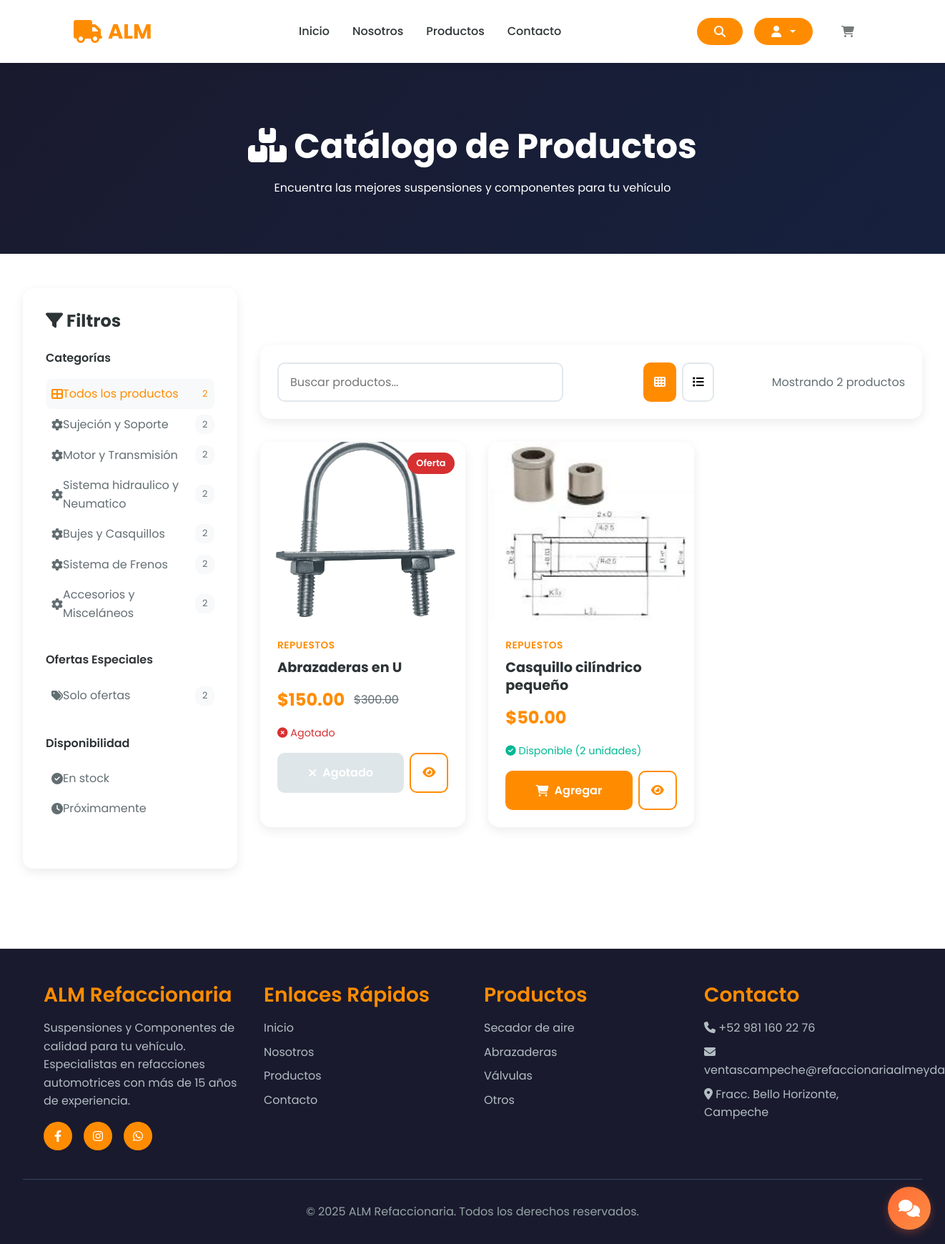
The app's page /tienda/, older data.
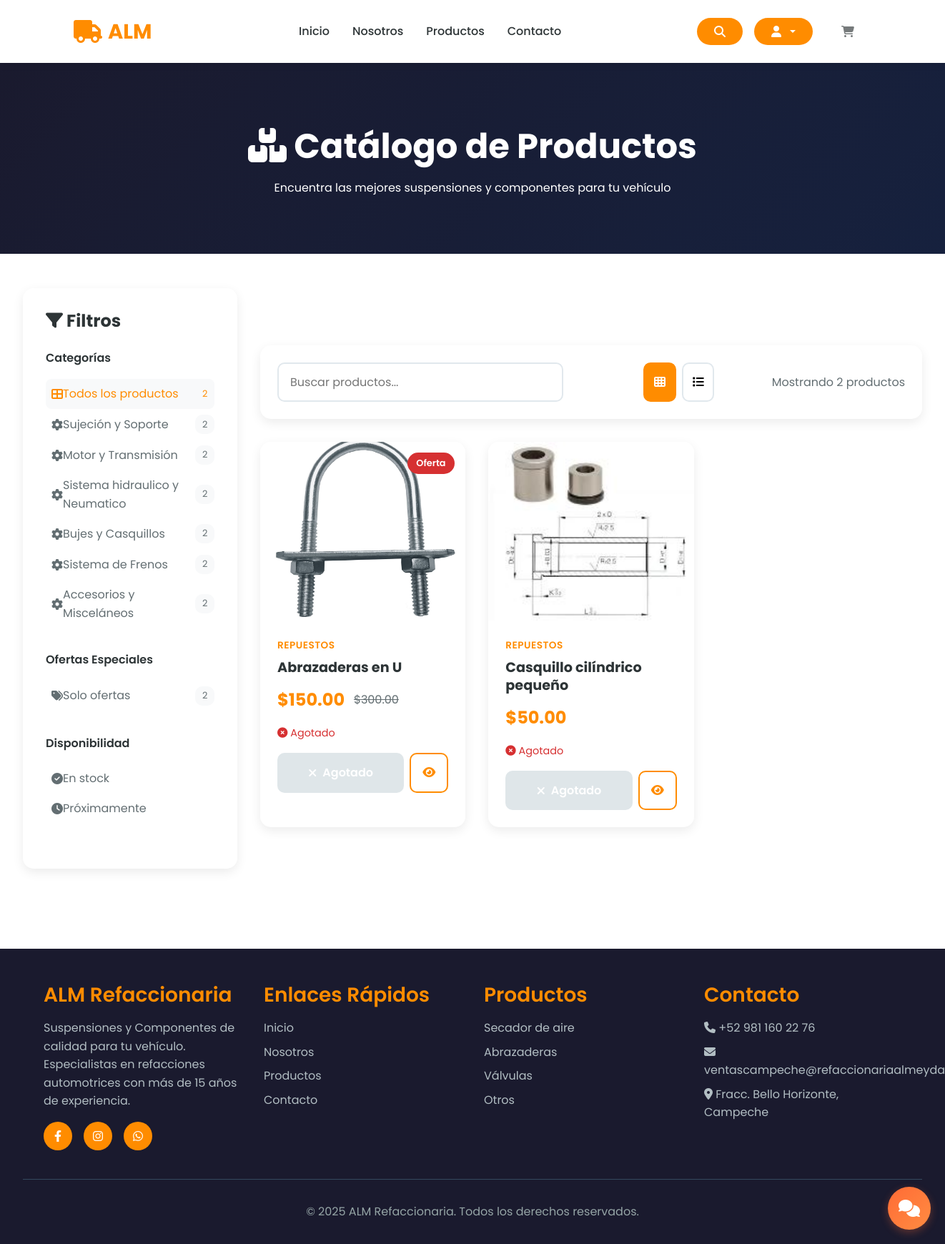
The same page, newer data.
### store/models.py (models this page shows, shortened)
class Product(models.Model):
    CATEGORY_CHOICES = [
        ('Sujeción y Soporte', 'Sujeción y Soporte'),
        ('Motor y Transmisión', 'Motor y Transmisión'),
        ('Sistema hidraulico y Neumatico', 'Sistema hidraulico y Neumatico'),
        ('Bujes y Casquillos', 'Bujes y Casquillos'),
        ('Sistema de Frenos', 'Sistema de Frenos'),
        ('Accesorios y Misceláneos', 'Accesorios y Misceláneos'),
    ]
    MATERIAL_CHOICES = [
        ('Acero', 'Acero'),
        ('Hierro fundido', 'Hierro fundido'),
        ('Bronce / Latón', 'Bronce / Latón'),
        ('Aluminio', 'Aluminio'),
        ('Goma / Poliuretano', 'Goma / Poliuretano'),
        ('Otro', 'Otro'),
    ]
    PROVEEDOR_CHOICES = [
        ('Productos Almeyda', 'Productos Almeyda'),
    ]
    proveedor = models.CharField(max_length=100, choices=PROVEEDOR_CHOICES)
    seller = models.ForeignKey(User, on_delete=models.CASCADE)
    name = models.CharField(max_length=200)
    description = models.TextField(max_length=1000, null=True, blank=True)
    price = models.FloatField()
    offer_price = models.FloatField(null=True, blank=True)
    offer = models.BooleanField(default=False)
    quantity = models.IntegerField()
    category = models.CharField(max_length=50, choices=CATEGORY_CHOICES)
    height_cm = models.FloatField()
    width_cm = models.FloatField()
    material = models.CharField(max_length=50, choices=MATERIAL_CHOICES)
    likes = models.ManyToManyField(User, related_name='liked_products', blank=True)
    date_of_delivery = models.DateField(null=True, blank=True)
    image = models.ImageField(null=True, blank=False)
    imageuno = models.ImageField(null=True, blank=False)
    imagedos = models.ImageField(null=True, blank=False)
    imagetres = models.ImageField(null=True, blank=False)
    @property
    def imageURL(self):
        try:
            url = self.image.url
        except:
            url = ''
        return url

### store/views.py (the view)
# urls.py: path('', include('store.urls')),
def store(request):
    data = cartData(request)
    cartItems = data['cartItems']
    section = request.GET.get('section')  # p.ej: 'Animales'
    offer_only = request.GET.get('offer') == '1'  # '1' activa filtro de ofertas
    products = Product.objects.all()
    if section:
        products = products.filter(category=section)
    if offer_only:
        products = products.filter(offer=True)
    context = {
        'products': products,
        'cartItems': cartItems,
        'current_section': section,
        'offer_only': offer_only,
        'sections': [choice[0] for choice in Product.CATEGORY_CHOICES],
    }
    return render(request, 'store/store.html', context)

### store/utils.py (called while the page is built)
def cartData(request):
    if request.user.is_authenticated:
        try:
            customer = request.user.customer
            order, created = Order.objects.get_or_create(customer=customer, complete=False)
            items = order.orderitem_set.all()
            cartItems = order.get_cart_items
        except Customer.DoesNotExist:
            items = []
            order = {'get_cart_total': 0, 'get_cart_items': 0, 'shipping': False}
            cartItems = 0
    else:
        items = []
        order = {'get_cart_total': 0, 'get_cart_items': 0, 'shipping': False}
        cartItems = 0
    return {'cartItems': cartItems, 'order': order, 'items': items}

### store/templates/store/store.html (shortened to what the changed rows need)
{% extends 'store/base.html' %}
{% load static %}
{% block content %}
<section class="page-header">
    <h1><i class="fas fa-boxes"></i> Catálogo de Productos</h1>
</section>
<section class="catalog-section">
    <div class="catalog-layout">
        <aside class="sidebar">
            <div class="filter-group">
                {% for section in sections %}
                <a href="?section={{ section }}" class="filter-option {% if section == current_section %}active{% endif %}">
                    <i class="fas fa-cog"></i>
                    <span>{{ section }}</span>
                    <span class="filter-count">
                        {% with products|length as total %}{{ total }}{% endwith %}
                    </span>
                </a>
                {% endfor %}
            </div>
        </aside>
        <main class="main-content">
            <div class="products-grid">
                {% for product in products %}
                <div class="product-card">
                    <div class="product-image">
                        {% if product.imageURL %}
                        <img src="{{ product.imageURL }}" alt="{{ product.name }}">
                        {% else %}
                        <div class="product-image-placeholder">
                            <i class="fas fa-cog"></i>
                        </div>
                        {% endif %}
                    </div>
                    <div class="product-info">
                        <div class="product-category">
                            {% if product.section %}{{ product.section }}{% else %}Repuestos{% endif %}
                        </div>
                        <h3 class="product-name">
                            <a href="{% url 'product_detail' product.pk %}">{{ product.name }}</a>
                        </h3>
                        <div class="product-price">
                            {% if product.offer %}
                            <span class="price-current">${{ product.offer_price|floatformat:2 }}</span>
                            <span class="price-old">${{ product.price|floatformat:2 }}</span>
                            {% else %}
                            <span class="price-current">${{ product.price|floatformat:2 }}</span>
                            {% endif %}
                        </div>
                        <div class="product-stock {% if product.quantity > 0 %}disponible{% else %}sin-stock{% endif %}">
                            {% if product.quantity > 0 %}
                            <i class="fas fa-check-circle"></i> Disponible ({{ product.quantity }} unidades)
                            {% else %}
                            <i class="fas fa-times-circle"></i> Agotado
                            {% endif %}
                        </div>
                        <div class="product-actions">
                            {% if request.user.is_authenticated and request.user.is_staff %}
                            <button class="btn-add-cart" disabled>
                                <i class="fas fa-user-shield"></i>
                                Admin
                            </button>
                            {% else %}
                                {% if product.quantity > 0 %}
                                <button data-product="{{product.id}}" data-action="add" class="btn-add-cart update-cart">
                                    <i class="fas fa-shopping-cart"></i>
                                    Agregar
                                </button>
                                {% else %}
                                <button class="btn-add-cart" disabled style="background: #dfe6e9; cursor: not-allowed;">
                                    <i class="fas fa-times"></i>
                                    Agotado
                                </button>
                                {% endif %}
                            {% endif %}
                            <a href="{% url 'product_detail' product.pk %}" class="btn-view">
                                <i class="fas fa-eye"></i>
                            </a>
                        </div>
                    </div>
                </div>
                {% empty %}
                <div class="empty-state">
                    <i class="fas fa-search"></i>
                    <h3>No se encontraron productos</h3>
                    <p>Intenta ajustar los filtros o términos de búsqueda</p>
                </div>
                {% endfor %}
            </div>
        </main>
    </div>
</section>
{% endblock %}

Row changes from the older to the newer data that the page shows:
changed Product "Casquillo cilíndrico pequeño": quantity "2" → (not shown); quantity "Disponible ( unidades) Agregar" → "Agotado Agotado"
